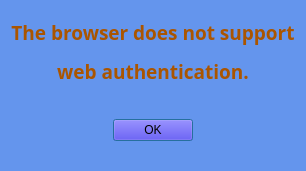
<?xml version="1.0" encoding="UTF-8"?>
<ui version="4.0">
 <class>ChomeDownLoad</class>
 <widget class="QDialog" name="ChomeDownLoad">
  <property name="geometry">
   <rect>
    <x>0</x>
    <y>0</y>
    <width>285</width>
    <height>171</height>
   </rect>
  </property>
  <property name="font">
   <font>
    <family>나눔스퀘어_ac</family>
   </font>
  </property>
  <property name="windowTitle">
   <string>Dialog</string>
  </property>
  <property name="autoFillBackground">
   <bool>false</bool>
  </property>
  <property name="styleSheet">
   <string notr="true">QDialog{
background-color:	#6495ED
}

QPushButton{
background-color:rgba(47,18,241,0.3);
padding: 20px
border-radius:500px;
}</string>
  </property>
  <property name="sizeGripEnabled">
   <bool>false</bool>
  </property>
  <property name="modal">
   <bool>false</bool>
  </property>
  <layout class="QVBoxLayout" name="verticalLayout">
   <item>
    <widget class="QLabel" name="label">
     <property name="font">
      <font>
       <family>나눔고딕</family>
      </font>
     </property>
     <property name="styleSheet">
      <string notr="true">color: rgb(170, 85, 0);</string>
     </property>
     <property name="text">
      <string>&lt;html&gt;&lt;head/&gt;&lt;body&gt;&lt;p align=&quot;center&quot;&gt;&lt;span style=&quot; font-size:14pt; font-weight:600;&quot;&gt;The browser does not support&lt;/span&gt;&lt;/p&gt;&lt;p align=&quot;center&quot;&gt;&lt;span style=&quot; font-size:14pt; font-weight:600;&quot;&gt;web authentication.&lt;/span&gt;&lt;/p&gt;&lt;/body&gt;&lt;/html&gt;</string>
     </property>
    </widget>
   </item>
   <item>
    <widget class="QDialogButtonBox" name="Cancel">
     <property name="enabled">
      <bool>true</bool>
     </property>
     <property name="sizePolicy">
      <sizepolicy hsizetype="Minimum" vsizetype="Minimum">
       <horstretch>0</horstretch>
       <verstretch>0</verstretch>
      </sizepolicy>
     </property>
     <property name="minimumSize">
      <size>
       <width>100</width>
       <height>0</height>
      </size>
     </property>
     <property name="maximumSize">
      <size>
       <width>16777215</width>
       <height>60</height>
      </size>
     </property>
     <property name="font">
      <font>
       <family>나눔고딕</family>
      </font>
     </property>
     <property name="layoutDirection">
      <enum>Qt::LeftToRight</enum>
     </property>
     <property name="autoFillBackground">
      <bool>false</bool>
     </property>
     <property name="styleSheet">
      <string notr="true"/>
     </property>
     <property name="orientation">
      <enum>Qt::Horizontal</enum>
     </property>
     <property name="standardButtons">
      <set>QDialogButtonBox::Ok</set>
     </property>
     <property name="centerButtons">
      <bool>true</bool>
     </property>
    </widget>
   </item>
  </layout>
 </widget>
 <resources/>
 <connections>
  <connection>
   <sender>Cancel</sender>
   <signal>accepted()</signal>
   <receiver>ChomeDownLoad</receiver>
   <slot>accept()</slot>
   <hints>
    <hint type="sourcelabel">
     <x>248</x>
     <y>254</y>
    </hint>
    <hint type="destinationlabel">
     <x>157</x>
     <y>274</y>
    </hint>
   </hints>
  </connection>
  <connection>
   <sender>Cancel</sender>
   <signal>rejected()</signal>
   <receiver>ChomeDownLoad</receiver>
   <slot>reject()</slot>
   <hints>
    <hint type="sourcelabel">
     <x>316</x>
     <y>260</y>
    </hint>
    <hint type="destinationlabel">
     <x>286</x>
     <y>274</y>
    </hint>
   </hints>
  </connection>
 </connections>
</ui>
